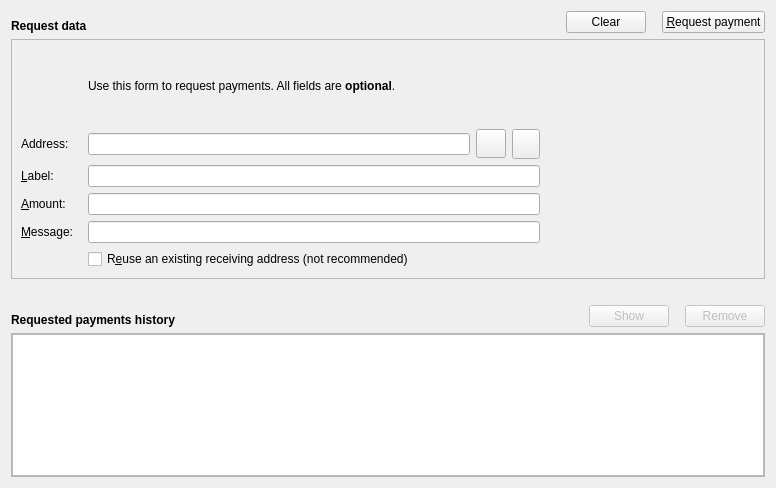
<?xml version="1.0" encoding="UTF-8"?>
<ui version="4.0">
 <class>ReceiveCoinsDialog</class>
 <widget class="QWidget" name="ReceiveCoinsDialog">
  <property name="geometry">
   <rect>
    <x>0</x>
    <y>0</y>
    <width>776</width>
    <height>488</height>
   </rect>
  </property>
  <layout class="QVBoxLayout" name="verticalLayout">
   <item>
    <layout class="QHBoxLayout" name="horizontalLayout">
     <item>
      <widget class="QLabel" name="label_7">
       <property name="font">
        <font>
         <weight>75</weight>
         <bold>true</bold>
        </font>
       </property>
       <property name="text">
        <string>Request data</string>
       </property>
       <property name="alignment">
        <set>Qt::AlignBottom|Qt::AlignLeading|Qt::AlignLeft</set>
       </property>
      </widget>
     </item>
     <item>
      <spacer name="horizontalSpacer_6">
       <property name="orientation">
        <enum>Qt::Horizontal</enum>
       </property>
       <property name="sizeType">
        <enum>QSizePolicy::Expanding</enum>
       </property>
       <property name="sizeHint" stdset="0">
        <size>
         <width>70</width>
         <height>20</height>
        </size>
       </property>
      </spacer>
     </item>
     <item>
      <widget class="QPushButton" name="clearButton">
       <property name="sizePolicy">
        <sizepolicy hsizetype="Minimum" vsizetype="Fixed">
         <horstretch>0</horstretch>
         <verstretch>0</verstretch>
        </sizepolicy>
       </property>
       <property name="toolTip">
        <string>Clear all fields of the form.</string>
       </property>
       <property name="text">
        <string>Clear</string>
       </property>
       <property name="icon">
        <iconset resource="../bitcoin.qrc">
         <normaloff>:/icons/remove</normaloff>:/icons/remove</iconset>
       </property>
       <property name="autoDefault">
        <bool>false</bool>
       </property>
      </widget>
     </item>
     <item>
      <spacer name="horizontalSpacer_5">
       <property name="orientation">
        <enum>Qt::Horizontal</enum>
       </property>
       <property name="sizeType">
        <enum>QSizePolicy::Fixed</enum>
       </property>
       <property name="sizeHint" stdset="0">
        <size>
         <width>10</width>
         <height>20</height>
        </size>
       </property>
      </spacer>
     </item>
     <item>
      <widget class="QPushButton" name="receiveButton">
       <property name="text">
        <string>&amp;Request payment</string>
       </property>
       <property name="icon">
        <iconset resource="../bitcoin.qrc">
         <normaloff>:/icons/request_payment</normaloff>:/icons/request_payment</iconset>
       </property>
      </widget>
     </item>
    </layout>
   </item>
   <item>
    <widget class="QFrame" name="frameRequest">
     <property name="sizePolicy">
      <sizepolicy hsizetype="Preferred" vsizetype="Expanding">
       <horstretch>0</horstretch>
       <verstretch>0</verstretch>
      </sizepolicy>
     </property>
     <property name="frameShape">
      <enum>QFrame::StyledPanel</enum>
     </property>
     <property name="frameShadow">
      <enum>QFrame::Sunken</enum>
     </property>
     <layout class="QVBoxLayout" name="verticalLayout_3">
      <item>
       <layout class="QGridLayout" name="gridLayout">
        <property name="horizontalSpacing">
         <number>15</number>
        </property>
        <item row="3" column="0">
         <widget class="QLabel" name="label_8">
          <property name="text">
           <string>Address:</string>
          </property>
         </widget>
        </item>
        <item row="2" column="2">
         <widget class="QLabel" name="label_5">
          <property name="text">
           <string>Use this form to request payments. All fields are &lt;b&gt;optional&lt;/b&gt;.</string>
          </property>
         </widget>
        </item>
        <item row="2" column="3" rowspan="6">
         <widget class="QRImageWidget" name="lblQRCode">
          <property name="minimumSize">
           <size>
            <width>200</width>
            <height>220</height>
           </size>
          </property>
          <property name="maximumSize">
           <size>
            <width>200</width>
            <height>220</height>
           </size>
          </property>
          <property name="text">
           <string/>
          </property>
         </widget>
        </item>
        <item row="5" column="0">
         <widget class="QLabel" name="label">
          <property name="toolTip">
           <string>An optional amount to request. Leave this empty or zero to not request a specific amount.</string>
          </property>
          <property name="text">
           <string>&amp;Amount:</string>
          </property>
          <property name="buddy">
           <cstring>reqAmount</cstring>
          </property>
         </widget>
        </item>
        <item row="4" column="2">
         <widget class="QLineEdit" name="reqLabel">
          <property name="toolTip">
           <string>An optional label to associate with the new receiving address.</string>
          </property>
         </widget>
        </item>
        <item row="4" column="0">
         <widget class="QLabel" name="label_2">
          <property name="toolTip">
           <string>An optional label to associate with the new receiving address.</string>
          </property>
          <property name="text">
           <string>&amp;Label:</string>
          </property>
          <property name="buddy">
           <cstring>reqLabel</cstring>
          </property>
         </widget>
        </item>
        <item row="6" column="0">
         <widget class="QLabel" name="label_3">
          <property name="toolTip">
           <string>An optional message to attach to the payment request, which will be displayed when the request is opened. Note: The message will not be sent with the payment over the Ajwm network.</string>
          </property>
          <property name="text">
           <string>&amp;Message:</string>
          </property>
          <property name="buddy">
           <cstring>reqMessage</cstring>
          </property>
         </widget>
        </item>
        <item row="3" column="2">
         <layout class="QHBoxLayout" name="horizontalLayout_3">
          <property name="spacing">
           <number>6</number>
          </property>
          <item>
           <widget class="QLineEdit" name="leAddress"/>
          </item>
          <item>
           <widget class="QToolButton" name="copyAddressButton">
            <property name="text">
             <string/>
            </property>
            <property name="iconSize">
             <size>
              <width>22</width>
              <height>22</height>
             </size>
            </property>
           </widget>
          </item>
          <item>
           <widget class="QToolButton" name="refreshButton">
            <property name="minimumSize">
             <size>
              <width>28</width>
              <height>30</height>
             </size>
            </property>
            <property name="maximumSize">
             <size>
              <width>20</width>
              <height>30</height>
             </size>
            </property>
            <property name="text">
             <string/>
            </property>
           </widget>
          </item>
         </layout>
        </item>
        <item row="6" column="2">
         <widget class="QLineEdit" name="reqMessage">
          <property name="toolTip">
           <string>An optional message to attach to the payment request, which will be displayed when the request is opened. Note: The message will not be sent with the payment over the Ajwm network.</string>
          </property>
         </widget>
        </item>
        <item row="5" column="2">
         <widget class="BitcoinAmountField" name="reqAmount">
          <property name="minimumSize">
           <size>
            <width>80</width>
            <height>0</height>
           </size>
          </property>
          <property name="toolTip">
           <string>An optional amount to request. Leave this empty or zero to not request a specific amount.</string>
          </property>
         </widget>
        </item>
        <item row="7" column="2">
         <widget class="QCheckBox" name="reuseAddress">
          <property name="toolTip">
           <string>Reuse one of the previously used receiving addresses. Reusing addresses has security and privacy issues. Do not use this unless re-generating a payment request made before.</string>
          </property>
          <property name="text">
           <string>R&amp;euse an existing receiving address (not recommended)</string>
          </property>
         </widget>
        </item>
        <item row="7" column="0">
         <widget class="QLabel" name="label_4">
          <property name="text">
           <string/>
          </property>
         </widget>
        </item>
       </layout>
      </item>
     </layout>
    </widget>
   </item>
   <item>
    <spacer name="verticalSpacer_2">
     <property name="orientation">
      <enum>Qt::Vertical</enum>
     </property>
     <property name="sizeType">
      <enum>QSizePolicy::Fixed</enum>
     </property>
     <property name="sizeHint" stdset="0">
      <size>
       <width>10</width>
       <height>20</height>
      </size>
     </property>
    </spacer>
   </item>
   <item>
    <layout class="QHBoxLayout" name="horizontalLayout_2">
     <item>
      <widget class="QLabel" name="label_6">
       <property name="font">
        <font>
         <weight>75</weight>
         <bold>true</bold>
        </font>
       </property>
       <property name="text">
        <string>Requested payments history</string>
       </property>
       <property name="alignment">
        <set>Qt::AlignBottom|Qt::AlignLeading|Qt::AlignLeft</set>
       </property>
      </widget>
     </item>
     <item>
      <spacer name="horizontalSpacer_3">
       <property name="orientation">
        <enum>Qt::Horizontal</enum>
       </property>
       <property name="sizeType">
        <enum>QSizePolicy::Expanding</enum>
       </property>
       <property name="sizeHint" stdset="0">
        <size>
         <width>70</width>
         <height>20</height>
        </size>
       </property>
      </spacer>
     </item>
     <item>
      <widget class="QPushButton" name="showRequestButton">
       <property name="enabled">
        <bool>false</bool>
       </property>
       <property name="toolTip">
        <string>Show the selected request (does the same as double clicking an entry)</string>
       </property>
       <property name="text">
        <string>Show</string>
       </property>
       <property name="icon">
        <iconset resource="../bitcoin.qrc">
         <normaloff>:/icons/show</normaloff>:/icons/show</iconset>
       </property>
       <property name="iconSize">
        <size>
         <width>22</width>
         <height>16</height>
        </size>
       </property>
       <property name="autoDefault">
        <bool>false</bool>
       </property>
      </widget>
     </item>
     <item>
      <spacer name="horizontalSpacer_4">
       <property name="orientation">
        <enum>Qt::Horizontal</enum>
       </property>
       <property name="sizeType">
        <enum>QSizePolicy::Fixed</enum>
       </property>
       <property name="sizeHint" stdset="0">
        <size>
         <width>10</width>
         <height>20</height>
        </size>
       </property>
      </spacer>
     </item>
     <item>
      <widget class="QPushButton" name="removeRequestButton">
       <property name="enabled">
        <bool>false</bool>
       </property>
       <property name="toolTip">
        <string>Remove the selected entries from the list</string>
       </property>
       <property name="text">
        <string>Remove</string>
       </property>
       <property name="icon">
        <iconset resource="../bitcoin.qrc">
         <normaloff>:/icons/remove</normaloff>:/icons/remove</iconset>
       </property>
       <property name="autoDefault">
        <bool>false</bool>
       </property>
      </widget>
     </item>
    </layout>
   </item>
   <item>
    <widget class="QFrame" name="frame">
     <property name="sizePolicy">
      <sizepolicy hsizetype="Preferred" vsizetype="Expanding">
       <horstretch>0</horstretch>
       <verstretch>0</verstretch>
      </sizepolicy>
     </property>
     <property name="frameShape">
      <enum>QFrame::StyledPanel</enum>
     </property>
     <property name="frameShadow">
      <enum>QFrame::Raised</enum>
     </property>
     <layout class="QVBoxLayout" name="verticalLayout_2">
      <property name="spacing">
       <number>0</number>
      </property>
      <property name="leftMargin">
       <number>0</number>
      </property>
      <property name="topMargin">
       <number>0</number>
      </property>
      <property name="rightMargin">
       <number>0</number>
      </property>
      <property name="bottomMargin">
       <number>0</number>
      </property>
      <item>
       <widget class="QTableView" name="recentRequestsView">
        <property name="contextMenuPolicy">
         <enum>Qt::CustomContextMenu</enum>
        </property>
        <property name="tabKeyNavigation">
         <bool>false</bool>
        </property>
        <property name="sortingEnabled">
         <bool>true</bool>
        </property>
       </widget>
      </item>
     </layout>
    </widget>
   </item>
  </layout>
 </widget>
 <customwidgets>
  <customwidget>
   <class>BitcoinAmountField</class>
   <extends>QLineEdit</extends>
   <header>bitcoinamountfield.h</header>
   <container>1</container>
  </customwidget>
  <customwidget>
   <class>QRImageWidget</class>
   <extends>QLabel</extends>
   <header>receiverequestdialog.h</header>
  </customwidget>
 </customwidgets>
 <tabstops>
  <tabstop>recentRequestsView</tabstop>
  <tabstop>showRequestButton</tabstop>
  <tabstop>removeRequestButton</tabstop>
 </tabstops>
 <resources>
  <include location="../bitcoin.qrc"/>
 </resources>
 <connections/>
</ui>
